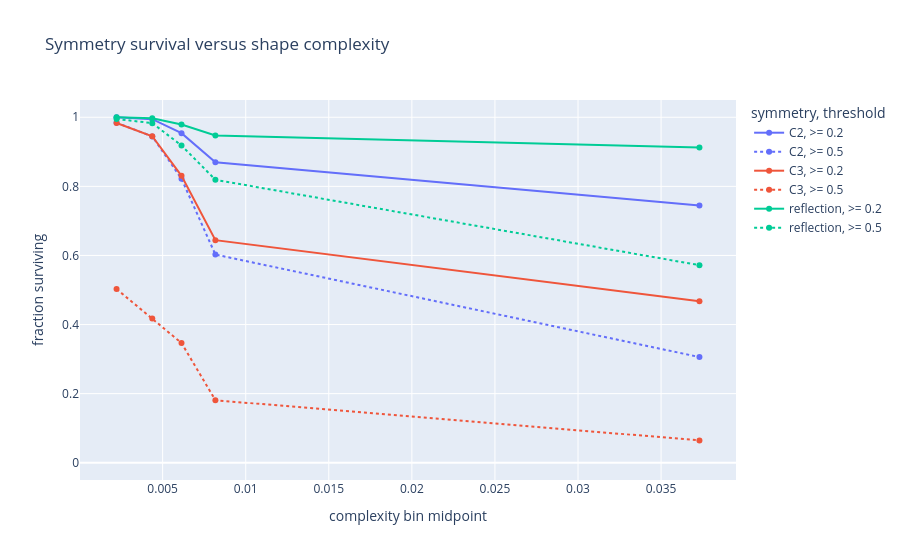

The cell this chart's notebook holds for it:
### Code cell
survival_by_complexity = symmetry_survival_table(
    merged_symmetry,
    ["complexity_bin_mid", "symmetry"],
)

fig = px.line(
    survival_by_complexity,
    x="complexity_bin_mid",
    y="survival_fraction",
    color="symmetry",
    line_dash="threshold_label",
    markers=True,
    labels={
        "complexity_bin_mid": "complexity bin midpoint",
        "survival_fraction": "fraction surviving",
        "threshold_label": "threshold",
    },
    title="Symmetry survival versus shape complexity",
)
fig.update_yaxes(range=[-0.05, 1.05])
fig.show()

### Figure 1 — Plotly figure (JSON) as saved in the notebook; plotly's stock layout.template omitted (floating-point values rounded to 4 significant figures)
{"data": [{"hovertemplate": "symmetry=C2<br>threshold=>= 0.2<br>complexity bin midpoint=%{x}<br>fraction surviving=%{y}<extra></extra>", "legendgroup": "C2, >= 0.2", "line": {"color": "#636efa", "dash": "solid"}, "marker": {"symbol": "circle"}, "mode": "lines+markers", "name": "C2, >= 0.2", "orientation": "v", "showlegend": true, "type": "scatter", "x": [0.002225, 0.004375, 0.006135, 0.008175, 0.03731], "xaxis": "x", "y": [1.0, 0.9945, 0.9539, 0.8695, 0.7445], "yaxis": "y"}, {"hovertemplate": "symmetry=C2<br>threshold=>= 0.5<br>complexity bin midpoint=%{x}<br>fraction surviving=%{y}<extra></extra>", "legendgroup": "C2, >= 0.5", "line": {"color": "#636efa", "dash": "dot"}, "marker": {"symbol": "circle"}, "mode": "lines+markers", "name": "C2, >= 0.5", "orientation": "v", "showlegend": true, "type": "scatter", "x": [0.002225, 0.004375, 0.006135, 0.008175, 0.03731], "xaxis": "x", "y": [0.9841, 0.9446, 0.8218, 0.6025, 0.3059], "yaxis": "y"}, {"hovertemplate": "symmetry=C3<br>threshold=>= 0.2<br>complexity bin midpoint=%{x}<br>fraction surviving=%{y}<extra></extra>", "legendgroup": "C3, >= 0.2", "line": {"color": "#EF553B", "dash": "solid"}, "marker": {"symbol": "circle"}, "mode": "lines+markers", "name": "C3, >= 0.2", "orientation": "v", "showlegend": true, "type": "scatter", "x": [0.002225, 0.004375, 0.006135, 0.008175, 0.03731], "xaxis": "x", "y": [0.9836, 0.9452, 0.8306, 0.6442, 0.4677], "yaxis": "y"}, {"hovertemplate": "symmetry=C3<br>threshold=>= 0.5<br>complexity bin midpoint=%{x}<br>fraction surviving=%{y}<extra></extra>", "legendgroup": "C3, >= 0.5", "line": {"color": "#EF553B", "dash": "dot"}, "marker": {"symbol": "circle"}, "mode": "lines+markers", "name": "C3, >= 0.5", "orientation": "v", "showlegend": true, "type": "scatter", "x": [0.002225, 0.004375, 0.006135, 0.008175, 0.03731], "xaxis": "x", "y": [0.5027, 0.4178, 0.3465, 0.1809, 0.06469], "yaxis": "y"}, {"hovertemplate": "symmetry=reflection<br>threshold=>= 0.2<br>complexity bin midpoint=%{x}<br>fraction surviving=%{y}<extra></extra>", "legendgroup": "reflection, >= 0.2", "line": {"color": "#00cc96", "dash": "solid"}, "marker": {"symbol": "circle"}, "mode": "lines+markers", "name": "reflection, >= 0.2", "orientation": "v", "showlegend": true, "type": "scatter", "x": [0.002225, 0.004375, 0.006135, 0.008175, 0.03731], "xaxis": "x", "y": [1.0, 0.9973, 0.9792, 0.9474, 0.9123], "yaxis": "y"}, {"hovertemplate": "symmetry=reflection<br>threshold=>= 0.5<br>complexity bin midpoint=%{x}<br>fraction surviving=%{y}<extra></extra>", "legendgroup": "reflection, >= 0.5", "line": {"color": "#00cc96", "dash": "dot"}, "marker": {"symbol": "circle"}, "mode": "lines+markers", "name": "reflection, >= 0.5", "orientation": "v", "showlegend": true, "type": "scatter", "x": [0.002225, 0.004375, 0.006135, 0.008175, 0.03731], "xaxis": "x", "y": [0.9951, 0.983, 0.9183, 0.8191, 0.5718], "yaxis": "y"}], "layout": {"legend": {"title": {"text": "symmetry, threshold"}, "tracegroupgap": 0}, "title": {"text": "Symmetry survival versus shape complexity"}, "xaxis": {"anchor": "y", "domain": [0, 1], "title": {"text": "complexity bin midpoint"}}, "yaxis": {"anchor": "x", "domain": [0, 1], "range": [-0.05, 1.05], "title": {"text": "fraction surviving"}}}}
